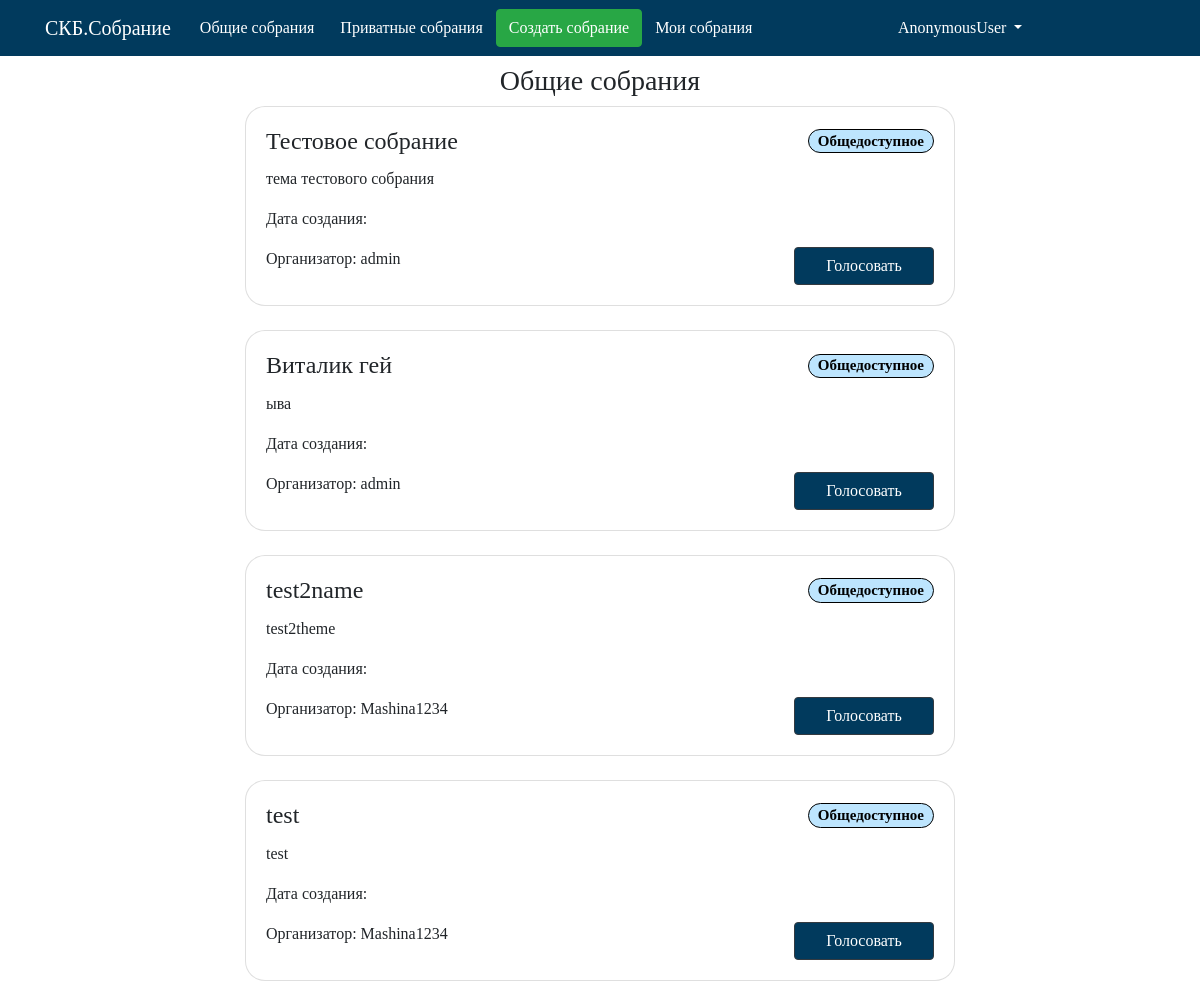
/maket/public_meetings/, run on an earlier commit of the app's database.
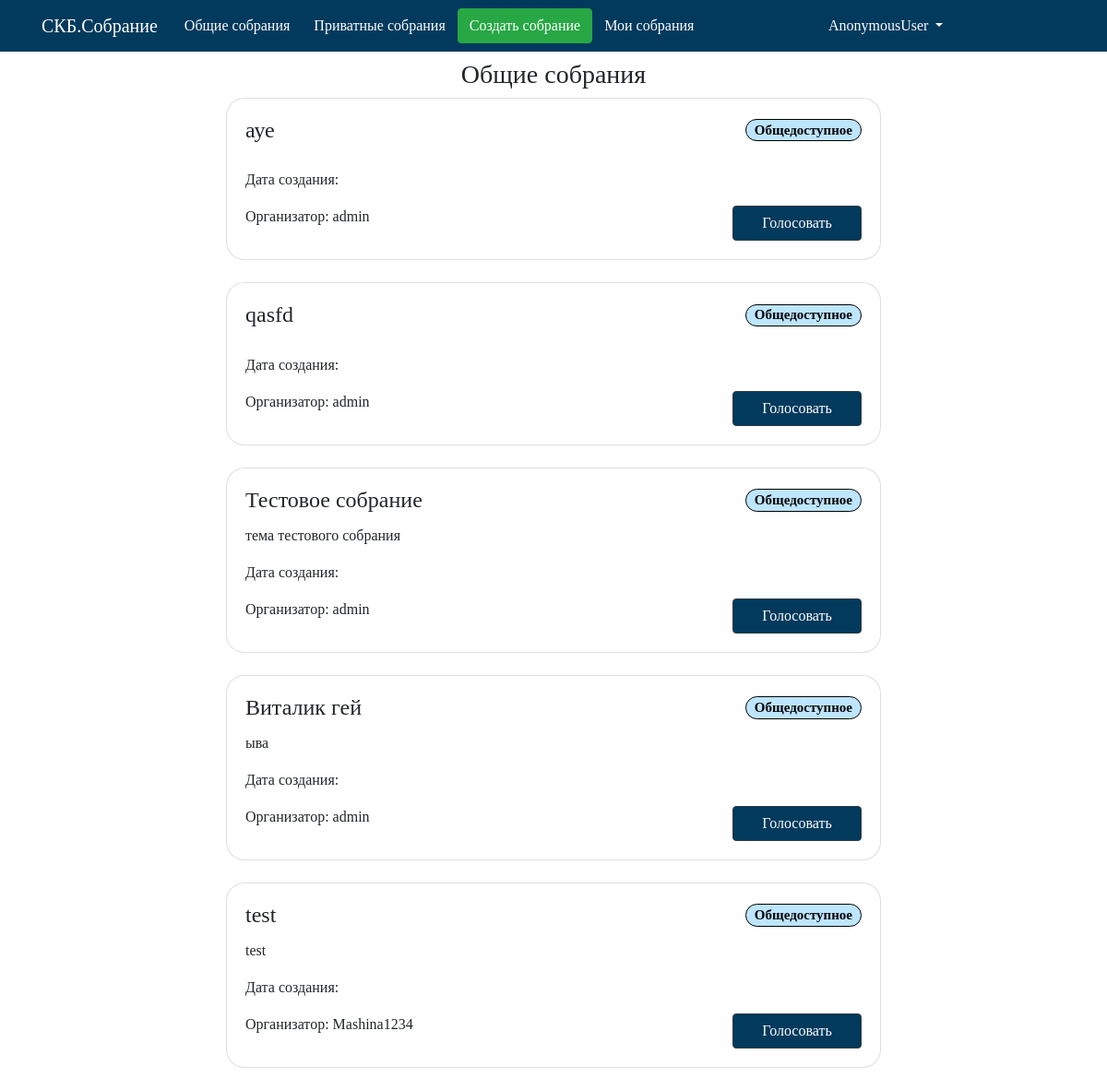
And on a later commit of the database.
### maket/models.py (models this page shows, shortened)
class Collect(models.Model):  # Собрание
    name = models.CharField('Название собрания', max_length=100, db_index=True,primary_key=True)
    tpesobr = models.CharField('Тип собрания',max_length= 20,default='Общедоступное')
    user = models.ForeignKey(User,verbose_name='Организатор',on_delete=models.CASCADE,unique=False)
    theme = models.CharField('Тема собрания', max_length=250)
    description = models.CharField('Описание собрания',max_length=500)
    duration = models.TimeField(verbose_name='Длительность')
    slug = models.SlugField(blank=True)
    def get_absolute_url(self):
        return reverse('vote_meeting_url', kwargs={'meeting_slug': self.slug})

### maket/views.py (the view)
# urls.py: path('public_meetings/', public_meetings_list, name='public_meetings_list_url'),
def public_meetings_list(request):
    publicMeet = Collect.objects.filter(tpesobr="Общедоступное")
    publicMeet=publicMeet[::-1]
    context = {'publicMeet': publicMeet}
    return render(request, 'maket/public_meetings.html', context)

### maket/templates/maket/public_meetings.html
{% extends 'maket/base.html' %}
{% block menu %}
{% include 'maket/includes/nav.html' %}
{% endblock %}
{% block name %}
    Общие собрания
{% endblock %}
{% block content %}
{% if not publicMeet %}
<h4 align="center"> <p class="text-danger">Общедоступных собраний нет</p> </h4>
{% else %}
{% for col in publicMeet %}
    {% include 'maket/includes/base_card.html' %}
{% endfor %}
{% endif %}
{% endblock %}

### maket/templates/maket/base.html (shortened to what this page needs)
{% load staticfiles %}
<!doctype html>
<html lang="en">
<head>
    <link rel="stylesheet" href="https://maxcdn.bootstrapcdn.com/bootstrap/4.0.0/css/bootstrap.min.css">
    <link rel="stylesheet" href="https://stackpath.bootstrapcdn.com/bootstrap/4.3.1/css/bootstrap.min.css">
    <link href="https://unpkg.com/gijgo@1.9.13/css/gijgo.min.css" rel="stylesheet" type="text/css" />
    <link rel="stylesheet" href="https://stackpath.bootstrapcdn.com/bootstrap/4.1.1/css/bootstrap.min.css">
    <link rel="stylesheet" href="https://cdnjs.cloudflare.com/ajax/libs/bootstrap-select/1.13.1/css/bootstrap-select.css" />
    <link rel="stylesheet" href="{% static 'css/style.css' %}">
</head>
<body>
<nav class="navbar navbar-expand-lg">
    <div class="container">
        <a class="navbar-brand" href="{% url 'meetings_list_url'%}">СКБ.Собрание</a>
        {% block menu %}
        {% endblock %}
    </div>
</nav>
<div class="container mt-2">
    <h3 align="center">
        {% block name %}
        {% endblock %}
    </h3>
    {% block content %}
    {% endblock %}
</div>
</body>
</html>

### maket/templates/maket/includes/nav.html (shortened to what this page needs)
<div class="collapse navbar-collapse "  id="navbarNavDropdown">
    <ul class="navbar-nav mr-auto">
        <li class="nav-item">
            <a class="btn" href="{% url 'public_meetings_list_url' %}">Общие собрания</a>
        </li>
        <li class="nav-item">
            <a class="btn" href="{% url 'private_meetings_list_url' %}">Приватные собрания</a>
        </li>
        <li class="nav-item">
            <a class="btn btn-success" href="{% url 'create_meeting_url'%}"> Создать собрание</a>
        </li>
        <li class="nav-item">
            <a class="btn" href="{% url 'my_meetings_list_url'%}">Мои собрания</a>
        </li>
    </ul>
    <ul class="navbar-nav mr-auto">
        <li class="nav-item dropdown">
            <a class="nav-link dropdown-toggle" href="#" id="navbarDropdown" role="button" data-toggle="dropdown" aria-haspopup="true" aria-expanded="false">
                {% load account %}
                {% user_display user %}
            </a>
        </li>
    </ul>
</div>

### maket/templates/maket/includes/base_card.html
<div class="col-md-8 offset-md-2" >
    <div class="card mb-4">
        <div class="card-body">
            <div class="row">
                <h4 class="card-title col">{{ col.name }} </h4>
                <h5 class="card-title col  text-right"><span class="badge badge-pill badge-info" data-toggle="tooltip" data-placement="right" title="Собрание доступно всем пользователям">{{ col.tpesobr }}</span></h5>
            </div>
            <p class="card-text "> {{ col.theme }}</p>
            <p class="card-text "> Дата создания: {{ col.data }}</p>
            <div class="row">
                <div class=" col">
                    Организатор: {{ col.user }}
                </div>
                <div class="col text-right">
                    <a href="{{ col.get_absolute_url }}" class="btn btn-dark mr-0 vote">Голосовать</a>
                </div>
            </div>
        </div>
    </div>
</div>

### maket/static/css/style.css (style rules this page uses)
div.collapse a { color: white; }
div.container { font-family: Chasm; }
a.navbar-brand { color: white; }
nav { background-color:#013a5d; }
.card.mb-4 { border-radius: 20px; }
a.btn-dark, .vote { background-color:#013a5d; width:140px; }
.vote { background-color:#013a5d; width:180px; }
span.badge { background-color:#bde5fe; border: 1px solid; border-color: black; color: black; cursor: help; }

What changed in the data, as far as the page shows it:
removed Collect: name "test2name", tpesobr "Общедоступное", theme "test2theme", user "Mashina1234"
added Collect: name "ауе", tpesobr "Общедоступное", user "admin"
added Collect: name "qasfd", tpesobr "Общедоступное", user "admin"
